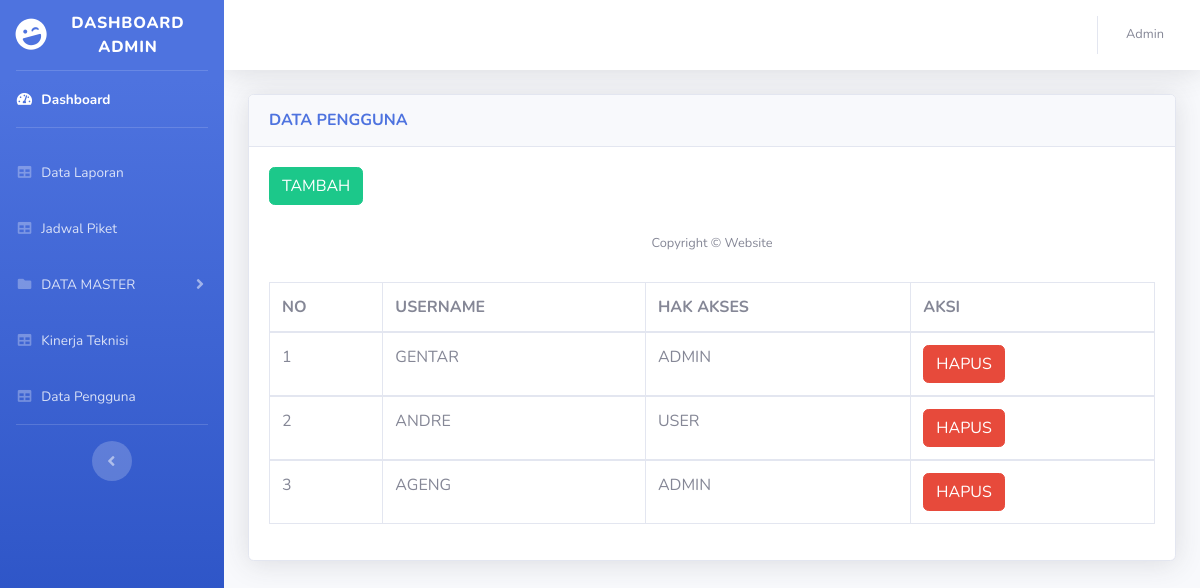
Screenshot of /data_pengguna.php (signed in) with the database file from the repository.
### tables this page shows
CREATE TABLE `data_pengguna` (
  `id` int(8) NOT NULL,
  `nip` int(8) NOT NULL,
  `password` varchar(255) NOT NULL,
  `hak_akses` varchar(20) NOT NULL,
  `username` varchar(255) NOT NULL,
  `nama_lengkap` varchar(255) NOT NULL,
  `email` varchar(255) NOT NULL,
  `no_telp` varchar(255) NOT NULL,
  `divisi` varchar(255) NOT NULL
);

### data_pengguna.php (the view, shortened to what this page needs)
<!DOCTYPE html>
<html lang="en">
<?php
include ('include/header.php');
?>
<?php
 if (empty($_SESSION['nip'])) {
 header("location:index.php");
 }
 else {
 ?>
<body id="page-top">
  <div id="wrapper">
    <?php
    include('include/sidebar.php');
    ?>
    <div id="content-wrapper" class="d-flex flex-column">
      <div id="content">
        <?php
        include ('include/topbar.php');
        ?>
        <div class="container-fluid">
          <div class="card shadow mb-4">
            <div class="card-header py-3">
              <h6 class="m-0 font-weight-bold text-primary">DATA PENGGUNA</h6>
            </div>
            <div class="card-body">
              <a class="btn btn-success" href="tambah_data_pengguna.php">TAMBAH</a>
              <div>
                <table class="table table-bordered" id="dataTable" width="100%" cellspacing="0">
                  <thead>
                    <tr>
                      <th>NO</th>
                      <th>USERNAME</th>
                      <th>HAK AKSES</th>
                      <th>AKSI</th>
                    </tr>
                    <?php
                    include 'loginuser/koneksi.php';
                    $no = 1;
                    $sql = "SELECT * from data_pengguna";
                    $result = mysqli_query($connect,$sql);
                    while($d = mysqli_fetch_array($result)){
                    ?>
                  </thead>
                  <tbody>
                    <tr>
                      <td><?php echo $no++;?></td>
                      <td><?php echo $d['username']; ?>
                      <td><?php echo $d['hak_akses']; ?>
                      <td><a class="btn btn-danger" href="delete_data_pengguna.php?id=<?php echo $d['id']; ?>">HAPUS</a></td>
                    </tr>
                    <?php
                     }
                    ?>
                  </tbody>
              </div>
            </div>
          </div>
        </div>
      </div>
      <?php
      include('include/footer.php');
      ?>
    </div>
  </div>
</body>
</html>
<?php } ?>

### rows the page displays
data_pengguna: username "GENTAR", hak_akses "ADMIN"
data_pengguna: username "ANDRE", hak_akses "USER"
data_pengguna: username "AGENG", hak_akses "ADMIN"
